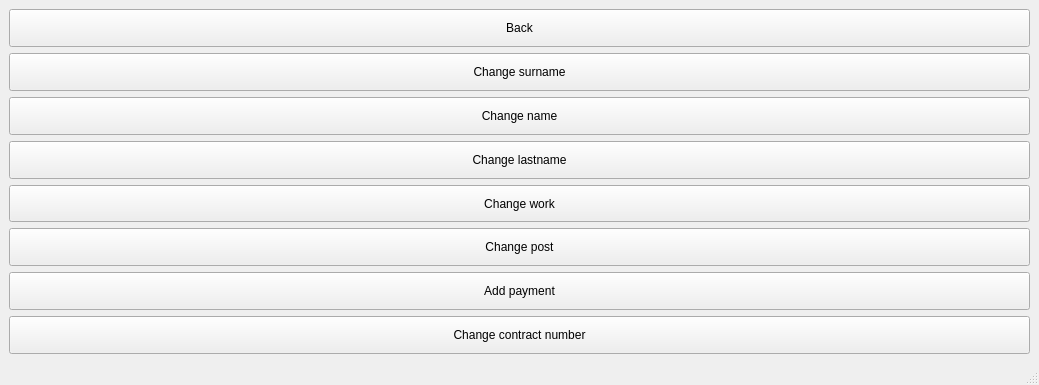
<?xml version="1.0" encoding="UTF-8"?>
<ui version="4.0">
 <class>correctmenu</class>
 <widget class="QMainWindow" name="correctmenu">
  <property name="geometry">
   <rect>
    <x>0</x>
    <y>0</y>
    <width>1039</width>
    <height>385</height>
   </rect>
  </property>
  <property name="windowTitle">
   <string>MainWindow</string>
  </property>
  <widget class="QWidget" name="centralwidget">
   <layout class="QVBoxLayout" name="verticalLayout_2">
    <item>
     <layout class="QVBoxLayout" name="verticalLayout">
      <item>
       <widget class="QPushButton" name="pushButton">
        <property name="sizePolicy">
         <sizepolicy hsizetype="Expanding" vsizetype="Expanding">
          <horstretch>0</horstretch>
          <verstretch>0</verstretch>
         </sizepolicy>
        </property>
        <property name="text">
         <string>Back</string>
        </property>
       </widget>
      </item>
      <item>
       <widget class="QPushButton" name="surname">
        <property name="sizePolicy">
         <sizepolicy hsizetype="Minimum" vsizetype="Expanding">
          <horstretch>0</horstretch>
          <verstretch>0</verstretch>
         </sizepolicy>
        </property>
        <property name="text">
         <string>Change surname</string>
        </property>
       </widget>
      </item>
      <item>
       <widget class="QPushButton" name="name">
        <property name="sizePolicy">
         <sizepolicy hsizetype="Minimum" vsizetype="Expanding">
          <horstretch>0</horstretch>
          <verstretch>0</verstretch>
         </sizepolicy>
        </property>
        <property name="text">
         <string>Change name</string>
        </property>
       </widget>
      </item>
      <item>
       <widget class="QPushButton" name="lastname">
        <property name="sizePolicy">
         <sizepolicy hsizetype="Minimum" vsizetype="Expanding">
          <horstretch>0</horstretch>
          <verstretch>0</verstretch>
         </sizepolicy>
        </property>
        <property name="text">
         <string>Change lastname</string>
        </property>
       </widget>
      </item>
      <item>
       <widget class="QPushButton" name="work">
        <property name="sizePolicy">
         <sizepolicy hsizetype="Minimum" vsizetype="Expanding">
          <horstretch>0</horstretch>
          <verstretch>0</verstretch>
         </sizepolicy>
        </property>
        <property name="text">
         <string>Change work</string>
        </property>
       </widget>
      </item>
      <item>
       <widget class="QPushButton" name="post">
        <property name="sizePolicy">
         <sizepolicy hsizetype="Minimum" vsizetype="Expanding">
          <horstretch>0</horstretch>
          <verstretch>0</verstretch>
         </sizepolicy>
        </property>
        <property name="text">
         <string>Change post</string>
        </property>
       </widget>
      </item>
      <item>
       <widget class="QPushButton" name="payment">
        <property name="sizePolicy">
         <sizepolicy hsizetype="Minimum" vsizetype="Expanding">
          <horstretch>0</horstretch>
          <verstretch>0</verstretch>
         </sizepolicy>
        </property>
        <property name="text">
         <string>Add payment</string>
        </property>
       </widget>
      </item>
      <item>
       <widget class="QPushButton" name="contract">
        <property name="sizePolicy">
         <sizepolicy hsizetype="Minimum" vsizetype="Expanding">
          <horstretch>0</horstretch>
          <verstretch>0</verstretch>
         </sizepolicy>
        </property>
        <property name="text">
         <string>Change contract number</string>
        </property>
       </widget>
      </item>
     </layout>
    </item>
   </layout>
  </widget>
  <widget class="QStatusBar" name="statusbar"/>
 </widget>
 <resources/>
 <connections/>
</ui>
